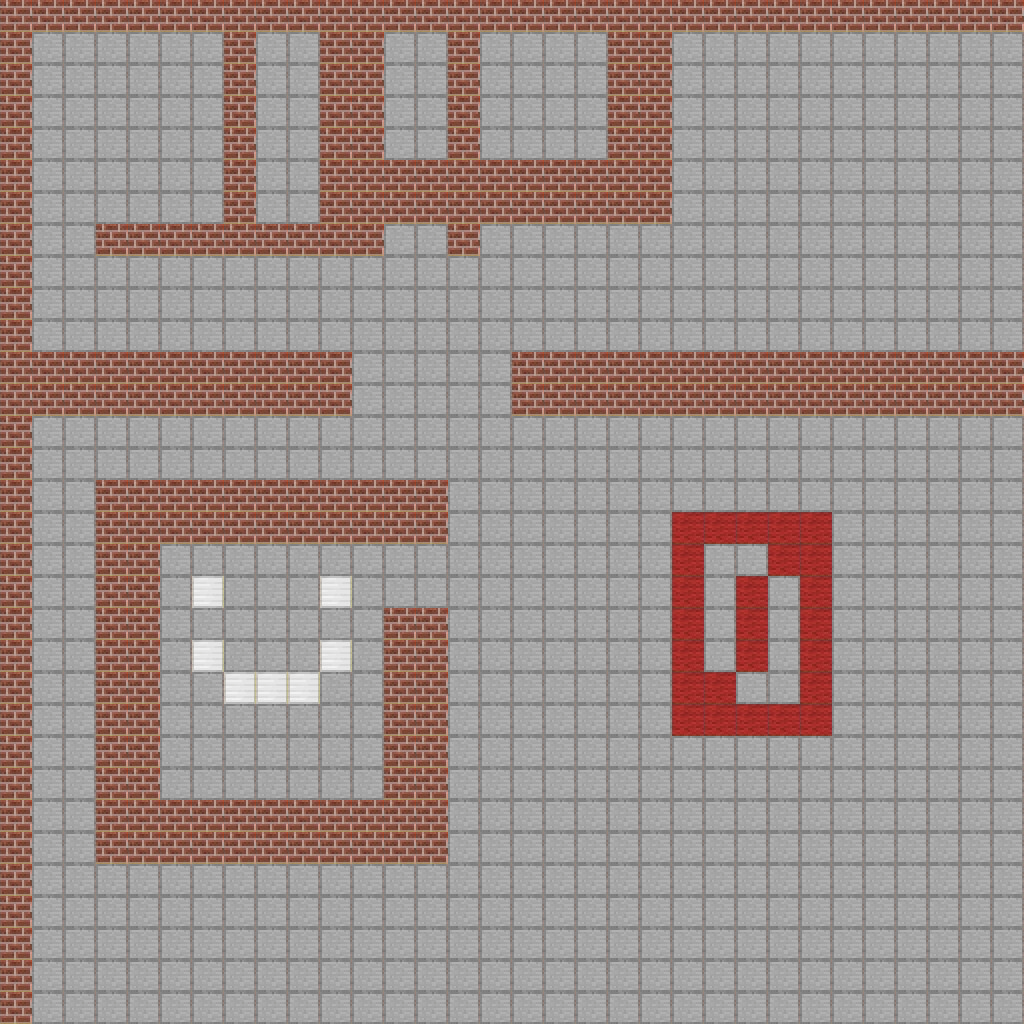

Below is a game level as drawn by its tile map, then a one-line description and the .tmx that defines it (tile-layer data replaced by summaries):
An orthogonal 32x32 tile map with 32x32 px tiles, 2 tile layers (Tile Layer 1, object).

<map version="1.2" tiledversion="1.3.2" orientation="orthogonal" renderorder="right-down" compressionlevel="0" width="32" height="32" tilewidth="32" tileheight="32" infinite="0" nextlayerid="5" nextobjectid="5">
 <tileset firstgid="1" source="tilemap2.tsx" />
 <layer id="1" name="Tile Layer 1" width="32" height="32">
  <properties>
   <property name="collidable" value="no" />
  </properties>
  <data>[1024 cells, 1024 non-empty, 2 distinct tile ids]</data>
 </layer>
 <layer id="4" name="object" width="32" height="32">
  <properties>
   <property name="collidable" value="yes" />
  </properties>
  <data>[1024 cells, 270 non-empty, 2 distinct tile ids]</data>
 </layer>
</map>
